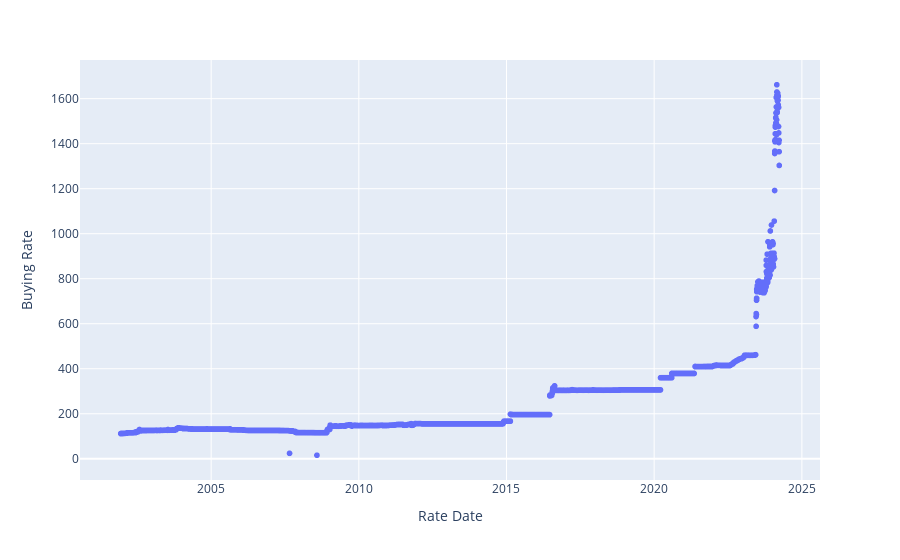

The notebook cell saved with this chart:
### Code cell
import plotly.express as px
px.scatter(usd_data,x='Rate Date', y='Buying Rate', hover_data=['Buying Rate'])

### Figure 1 — Plotly figure (JSON) as saved in the notebook; plotly's stock layout.template omitted (floating-point values rounded to 4 significant figures; data arrays with more than 128 entries replaced by an {"elided": "..."} marker saying what was removed)
{"data": [{"hovertemplate": "Rate Date=%{x}<br>Buying Rate=%{y}<extra></extra>", "legendgroup": "", "marker": {"color": "#636efa", "symbol": "circle"}, "mode": "markers", "name": "", "showlegend": false, "type": "scattergl", "x": {"elided": "5454 str values"}, "xaxis": "x", "y": {"elided": "5454 float values"}, "yaxis": "y"}], "layout": {"legend": {"tracegroupgap": 0}, "margin": {"t": 60}, "xaxis": {"anchor": "y", "domain": [0, 1], "title": {"text": "Rate Date"}}, "yaxis": {"anchor": "x", "domain": [0, 1], "title": {"text": "Buying Rate"}}}}
